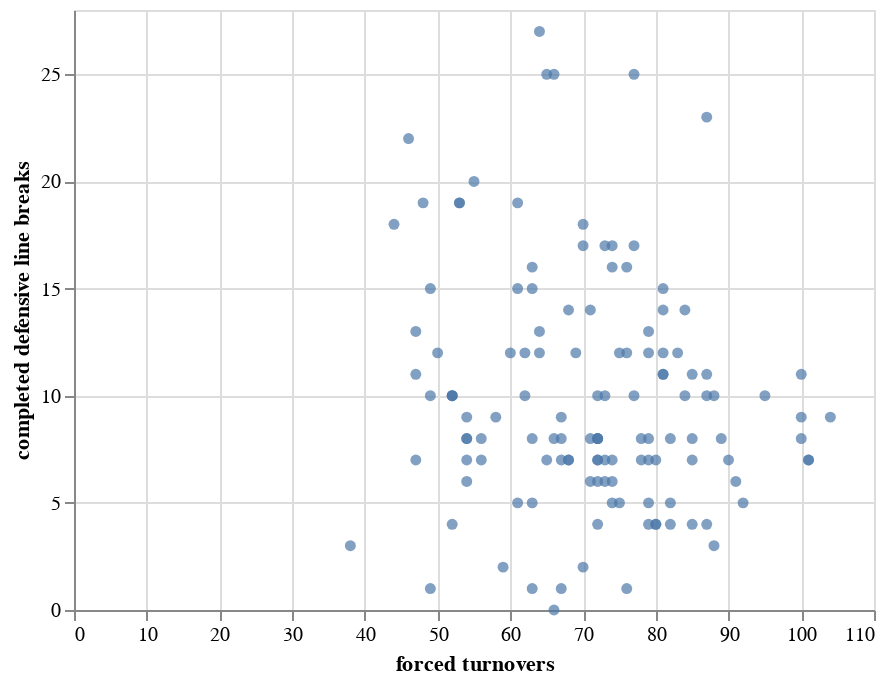

Write notebook code for a chart like this one.
### Markdown cell above
## 2.2 Creating scatter plot
Let's create some scatter plots to show features direct relationship with goals scored

### Code cell
chart = alt.Chart(defense).mark_circle().encode(
    x='forced turnovers',
    y='completed defensive line breaks'
)
chart

### Figure 1 — Vega-Lite specification as saved in the notebook (floating-point values rounded to 4 significant figures)
{"config": {"view": {"continuousWidth": 400, "continuousHeight": 300}}, "data": {"name": "data-a333e1c5c40d281c0da3cf62bea8f531"}, "mark": "circle", "encoding": {"x": {"field": "forced turnovers", "type": "quantitative"}, "y": {"field": "completed defensive line breaks", "type": "quantitative"}}, "$schema": "https://vega.github.io/schema/vega-lite/v4.17.0.json", "datasets": {"data-a333e1c5c40d281c0da3cf62bea8f531": [{"team": "QATAR", "forced turnovers": 52, "completed defensive line breaks": 4}, {"team": "ENGLAND", "forced turnovers": 63, "completed defensive line breaks": 16}, {"team": "SENEGAL", "forced turnovers": 63, "completed defensive line breaks": 15}, {"team": "UNITED STATES", "forced turnovers": 81, "completed defensive line breaks": 15}, {"team": "ARGENTINA", "forced turnovers": 65, "completed defensive line breaks": 25}, {"team": "DENMARK", "forced turnovers": 76, "completed defensive line breaks": 12}, {"team": "MEXICO", "forced turnovers": 61, "completed defensive line breaks": 19}, {"team": "FRANCE", "forced turnovers": 64, "completed defensive line breaks": 27}, {"team": "MOROCCO", "forced turnovers": 87, "completed defensive line breaks": 4}, {"team": "GERMANY", "forced turnovers": 55, "completed defensive line breaks": 20}, {"team": "SPAIN", "forced turnovers": 46, "completed defensive line breaks": 22}, {"team": "BELGIUM", "forced turnovers": 74, "completed defensive line breaks": 6}, {"team": "SWITZERLAND", "forced turnovers": 64, "completed defensive line breaks": 13}, {"team": "URUGUAY", "forced turnovers": 65, "completed defensive line breaks": 7}, {"team": "PORTUGAL", "forced turnovers": 70, "completed defensive line breaks": 18}, {"team": "BRAZIL", "forced turnovers": 72, "completed defensive line breaks": 10}, {"team": "WALES", "forced turnovers": 89, "completed defensive line breaks": 8}, {"team": "QATAR", "forced turnovers": 67, "completed defensive line breaks": 7}, {"team": "NETHERLANDS", "forced turnovers": 85, "completed defensive line breaks": 4}, {"team": "ENGLAND", "forced turnovers": 52, "completed defensive line breaks": 10}, {"team": "TUNISIA", "forced turnovers": 81, "completed defensive line breaks": 11}, {"team": "POLAND", "forced turnovers": 69, "completed defensive line breaks": 12}, {"team": "FRANCE", "forced turnovers": 79, "completed defensive line breaks": 12}, {"team": "ARGENTINA", "forced turnovers": 63, "completed defensive line breaks": 5}, {"team": "JAPAN", "forced turnovers": 47, "completed defensive line breaks": 7}, {"team": "BELGIUM", "forced turnovers": 38, "completed defensive line breaks": 3}, {"team": "CROATIA", "forced turnovers": 87, "completed defensive line breaks": 10}, {"team": "SPAIN", "forced turnovers": 79, "completed defensive line breaks": 13}, {"team": "CAMEROON", "forced turnovers": 83, "completed defensive line breaks": 12}, {"team": "KOREA REPUBLIC", "forced turnovers": 53, "completed defensive line breaks": 19}, {"team": "BRAZIL", "forced turnovers": 85, "completed defensive line breaks": 11}, {"team": "PORTUGAL", "forced turnovers": 68, "completed defensive line breaks": 7}, {"team": "NETHERLANDS", "forced turnovers": 62, "completed defensive line breaks": 10}, {"team": "ECUADOR", "forced turnovers": 59, "completed defensive line breaks": 2}, {"team": "WALES", "forced turnovers": 49, "completed defensive line breaks": 1}, {"team": "IRAN", "forced turnovers": 63, "completed defensive line breaks": 8}, {"team": "AUSTRALIA", "forced turnovers": 90, "completed defensive line breaks": 7}, {"team": "TUNISIA", "forced turnovers": 68, "completed defensive line breaks": 7}, {"team": "POLAND", "forced turnovers": 67, "completed defensive line breaks": 1}, {"team": "SAUDI ARABIA", "forced turnovers": 82, "completed defensive line breaks": 5}, {"team": "CROATIA", "forced turnovers": 70, "completed defensive line breaks": 17}, {"team": "CANADA", "forced turnovers": 66, "completed defensive line breaks": 8}, {"team": "JAPAN", "forced turnovers": 85, "completed defensive line breaks": 8}, {"team": "COSTA RICA", "forced turnovers": 79, "completed defensive line breaks": 7}, {"team": "GHANA", "forced turnovers": 92, "completed defensive line breaks": 5}, {"team": "KOREA REPUBLIC", "forced turnovers": 54, "completed defensive line breaks": 6}, {"team": "SERBIA", "forced turnovers": 74, "completed defensive line breaks": 5}, {"team": "CAMEROON", "forced turnovers": 78, "completed defensive line breaks": 7}, {"team": "NETHERLANDS", "forced turnovers": 101, "completed defensive line breaks": 7}, {"team": "ARGENTINA", "forced turnovers": 67, "completed defensive line breaks": 8}, {"team": "FRANCE", "forced turnovers": 71, "completed defensive line breaks": 14}, {"team": "ENGLAND", "forced turnovers": 60, "completed defensive line breaks": 12}, {"team": "JAPAN", "forced turnovers": 100, "completed defensive line breaks": 8}, {"team": "BRAZIL", "forced turnovers": 73, "completed defensive line breaks": 17}, {"team": "MOROCCO", "forced turnovers": 100, "completed defensive line breaks": 9}, {"team": "PORTUGAL", "forced turnovers": 71, "completed defensive line breaks": 8}, {"team": "CROATIA", "forced turnovers": 95, "completed defensive line breaks": 10}, {"team": "NETHERLANDS", "forced turnovers": 91, "completed defensive line breaks": 6}, {"team": "MOROCCO", "forced turnovers": 88, "completed defensive line breaks": 3}, {"team": "ENGLAND", "forced turnovers": 49, "completed defensive line breaks": 10}, {"team": "ARGENTINA", "forced turnovers": 85, "completed defensive line breaks": 7}, {"team": "FRANCE", "forced turnovers": 72, "completed defensive line breaks": 8}, {"team": "CROATIA", "forced turnovers": 75, "completed defensive line breaks": 12}, {"team": "ARGENTINA", "forced turnovers": 87, "completed defensive line breaks": 23}, {"team": "ECUADOR", "forced turnovers": 72, "completed defensive line breaks": 7}, {"team": "IRAN", "forced turnovers": 72, "completed defensive line breaks": 4}, {"team": "NETHERLANDS", "forced turnovers": 73, "completed defensive line breaks": 10}, {"team": "WALES", "forced turnovers": 72, "completed defensive line breaks": 8}, {"team": "SAUDI ARABIA", "forced turnovers": 80, "completed defensive line breaks": 7}, {"team": "TUNISIA", "forced turnovers": 73, "completed defensive line breaks": 6}, {"team": "POLAND", "forced turnovers": 70, "completed defensive line breaks": 2}, {"team": "AUSTRALIA", "forced turnovers": 56, "completed defensive line breaks": 7}, {"team": "CROATIA", "forced turnovers": 58, "completed defensive line breaks": 9}, {"team": "JAPAN", "forced turnovers": 87, "completed defensive line breaks": 11}, {"team": "COSTA RICA", "forced turnovers": 76, "completed defensive line breaks": 1}, {"team": "CANADA", "forced turnovers": 47, "completed defensive line breaks": 13}, {"team": "CAMEROON", "forced turnovers": 79, "completed defensive line breaks": 4}, {"team": "KOREA REPUBLIC", "forced turnovers": 54, "completed defensive line breaks": 8}, {"team": "GHANA", "forced turnovers": 82, "completed defensive line breaks": 4}, {"team": "SERBIA", "forced turnovers": 71, "completed defensive line breaks": 6}, {"team": "IRAN", "forced turnovers": 84, "completed defensive line breaks": 10}, {"team": "SENEGAL", "forced turnovers": 67, "completed defensive line breaks": 9}, {"team": "ECUADOR", "forced turnovers": 52, "completed defensive line breaks": 10}, {"team": "UNITED STATES", "forced turnovers": 61, "completed defensive line breaks": 5}, {"team": "AUSTRALIA", "forced turnovers": 88, "completed defensive line breaks": 10}, {"team": "SAUDI ARABIA", "forced turnovers": 53, "completed defensive line breaks": 19}, {"team": "DENMARK", "forced turnovers": 61, "completed defensive line breaks": 15}, {"team": "MEXICO", "forced turnovers": 79, "completed defensive line breaks": 5}, {"team": "COSTA RICA", "forced turnovers": 66, "completed defensive line breaks": 0}, {"team": "MOROCCO", "forced turnovers": 78, "completed defensive line breaks": 8}, {"team": "CANADA", "forced turnovers": 72, "completed defensive line breaks": 6}, {"team": "GERMANY", "forced turnovers": 101, "completed defensive line breaks": 7}, {"team": "SERBIA", "forced turnovers": 81, "completed defensive line breaks": 12}, {"team": "GHANA", "forced turnovers": 75, "completed defensive line breaks": 5}, {"team": "SWITZERLAND", "forced turnovers": 80, "completed defensive line breaks": 4}, {"team": "URUGUAY", "forced turnovers": 81, "completed defensive line breaks": 11}, {"team": "QATAR", "forced turnovers": 52, "completed defensive line breaks": 10}, {"team": "SENEGAL", "forced turnovers": 62, "completed defensive line breaks": 12}, {"team": "ENGLAND", "forced turnovers": 56, "completed defensive line breaks": 8}, {"team": "UNITED STATES", "forced turnovers": 74, "completed defensive line breaks": 16}, {"team": "DENMARK", "forced turnovers": 74, "completed defensive line breaks": 17}, {"team": "FRANCE", "forced turnovers": 80, "completed defensive line breaks": 4}, {"team": "ARGENTINA", "forced turnovers": 48, "completed defensive line breaks": 19}, {"team": "MEXICO", "forced turnovers": 76, "completed defensive line breaks": 16}, {"team": "BELGIUM", "forced turnovers": 68, "completed defensive line breaks": 14}, {"team": "MOROCCO", "forced turnovers": 72, "completed defensive line breaks": 7}, {"team": "SPAIN", "forced turnovers": 49, "completed defensive line breaks": 15}, {"team": "GERMANY", "forced turnovers": 77, "completed defensive line breaks": 25}, {"team": "URUGUAY", "forced turnovers": 84, "completed defensive line breaks": 14}, {"team": "PORTUGAL", "forced turnovers": 50, "completed defensive line breaks": 12}, {"team": "SWITZERLAND", "forced turnovers": 82, "completed defensive line breaks": 8}, {"team": "BRAZIL", "forced turnovers": 54, "completed defensive line breaks": 9}, {"team": "UNITED STATES", "forced turnovers": 77, "completed defensive line breaks": 17}, {"team": "AUSTRALIA", "forced turnovers": 73, "completed defensive line breaks": 7}, {"team": "POLAND", "forced turnovers": 64, "completed defensive line breaks": 12}, {"team": "SENEGAL", "forced turnovers": 74, "completed defensive line breaks": 7}, {"team": "CROATIA", "forced turnovers": 100, "completed defensive line breaks": 11}, {"team": "KOREA REPUBLIC", "forced turnovers": 81, "completed defensive line breaks": 14}, {"team": "SPAIN", "forced turnovers": 66, "completed defensive line breaks": 25}, {"team": "SWITZERLAND", "forced turnovers": 54, "completed defensive line breaks": 7}, {"team": "BRAZIL", "forced turnovers": 77, "completed defensive line breaks": 10}, {"team": "ARGENTINA", "forced turnovers": 79, "completed defensive line breaks": 8}, {"team": "PORTUGAL", "forced turnovers": 44, "completed defensive line breaks": 18}, {"team": "FRANCE", "forced turnovers": 54, "completed defensive line breaks": 8}, {"team": "CROATIA", "forced turnovers": 63, "completed defensive line breaks": 1}, {"team": "MOROCCO", "forced turnovers": 47, "completed defensive line breaks": 11}, {"team": "MOROCCO", "forced turnovers": 72, "completed defensive line breaks": 8}, {"team": "FRANCE", "forced turnovers": 104, "completed defensive line breaks": 9}]}}
